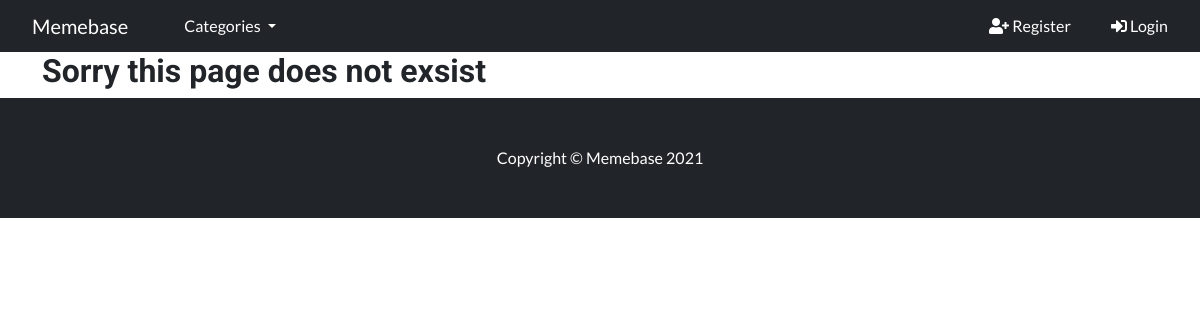
/category/meme/, run on an earlier commit of the app's database.
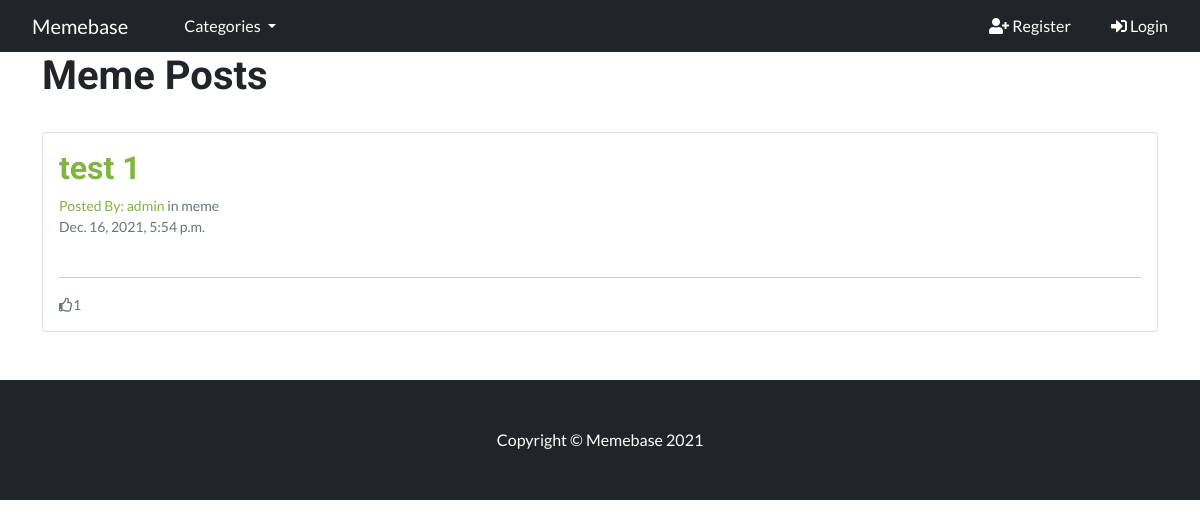
And on a later commit of the database.
### memeblog/models.py (models this page shows, shortened)
class Post(models.Model):
    title = models.CharField(max_length=200, unique=True)
    slug = models.SlugField(max_length=200, unique=True)
    category = models.CharField(max_length=200)
    author = models.ForeignKey(User, on_delete=models.CASCADE, related_name="blog_posts")
    posted_on = models.DateTimeField(auto_now=True)
    content_image = CloudinaryField('image')
    likes = models.ManyToManyField(User, related_name='post_likes', blank=True)
    class Meta:
        ordering = ['-posted_on']

### memeblog/views.py (the view)
# urls.py: path('category/<category>/', CategoryView.as_view(), name='category'),
class CategoryView(ListView):
    template_name = 'category_page.html'
    context_object_name = 'catlist'
    def get_queryset(self):
        content = {
            'cat': self.kwargs['category'],
            'posts': Post.objects.filter(category=self.kwargs['category'])
        }
        return content

### memeblog/views.py (called while the page is built)
def category_list(request):
    category_list = Category.objects.all()
    context = {
        'category_list': category_list
    }
    return context

### templates/category_page.html (shortened to what this page needs)
{% extends "base.html" %}
{% block content %}
{% if catlist.posts %}
    <div class="container">
        <div class="row">
            <h1>{{ catlist.cat|title }} Posts</h1>
            <div class="col-lg-12 mb-4 mt-4">
                {% for post in catlist.posts %}
                    <div class="card mb-4">
                        <a href="{% url 'post_detail' post.pk %}">
                            <div class="card-body">
                                <h2 class="card-title">{{ post.title }}</h2>
                                <div class="small text-muted">Posted By: <a href="{% url 'profile_page' post.author.userprofile.id %}">{{ post.author }}</a> in {{ post.category }}
                                </div>
                                <div class="small text-muted">{{ post.posted_on }}</div>
                                <hr>
                                <div class="small text-muted"><i class="far fa-thumbs-up"></i>{{ post.likes.count }}</div>
                            </div>
                        </a>
                    </div>
                {% endfor %}
            </div>
        </div>
    </div>
{% else %}
<div class="container">
    <div class="row">
        <h2>Sorry this page does not exsist</h2>
    </div>
</div>
{% endif %}
{% endblock %}

What changed in the data, as far as the page shows it:
now on this page (row edited): Post: title "test 1", author "admin", category "meme", posted_on "Dec. 16, 2021, 5:54 p.m.", likes.count "1"
Also different on the page:
{{ catlist.cat|title }}: (not shown) → "Meme"
text no longer shown: "Sorry this page does not exsist"
text now shown: "Posts"
